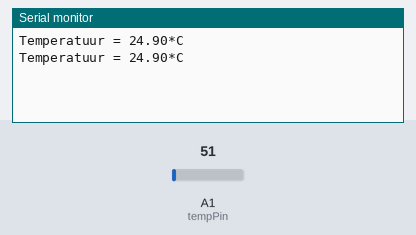
Bench run of a sketch on a simulated Arduino Uno, built with avr-gcc and run on an emulated ATmega328P. Shown: the last lines printed to the serial monitor. The inputs (shaded band) are chosen by the test bench; at power-on: A1 (tempPin) = 51.

Above: at 1.8 s.
1.9 s: A1 (tempPin) set to 61
At 2.6 s:
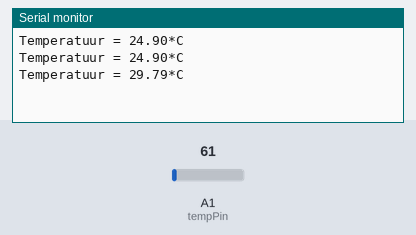
3.4 s: A1 (tempPin) set to 71
At 4.8 s:
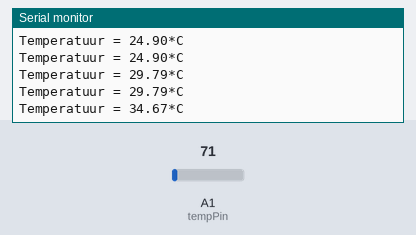
Timing chart, 0 to 6.4 s (numbered marks = the images above; inputs shaded):
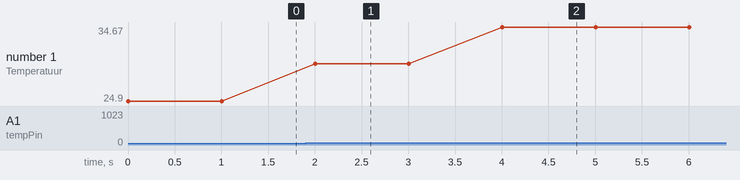

Measured:
- after the input at 1.9 s, the serial monitor: prints a new line after 0.10 s (image 1)
- after the input at 3.4 s, the serial monitor: prints a new line after 0.60 s (image 2)
- plotted number 1: 24.9 → 29.79 after the input at 1.9 s, 29.79 → 34.67 after the input at 3.4 s

The sketch:

Opdracht_4.ino
```cpp
//https://create.arduino.cc/projecthub/infoelectorials/project-003-arduino-lm35-temperature-sensor-project-0a43ba
int val;
int tempPin = 1;

void setup()
{
  //Om de serial connectie te maken
  Serial.begin(9600);
}

void loop()
{
  //berekenen van de temperatuur
  val = analogRead(tempPin);
  float mv = ( val/1024.0)*5000;
  float celsius = mv/10;
  //printen van de gemeten temperatuur
  Serial.print("Temperatuur = ");
  Serial.print(celsius);
  Serial.print("*C");
  Serial.println();
  delay(1000);

}
```
